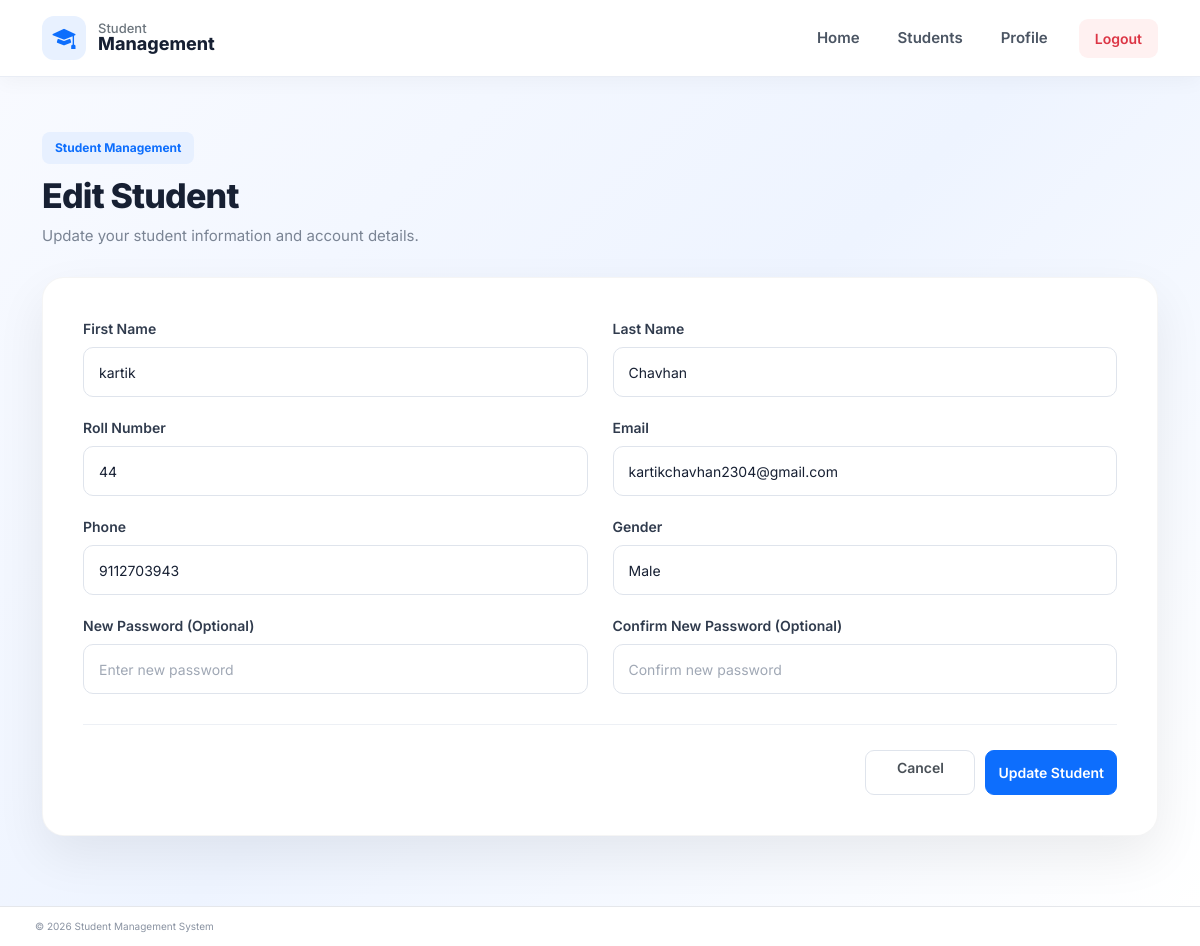
/edit-student/1 (signed in), run on the app's committed database.
### models.py (models this page shows, shortened)
class Student(db.Model):
    __tablename__ = "students"
    id = db.Column(db.Integer, primary_key=True)
    roll_no = db.Column(db.String(20), unique=True, nullable=False)
    first_name = db.Column(db.String(50), nullable=False)
    last_name = db.Column(db.String(50), nullable=False)
    email = db.Column(db.String(100), unique=True, nullable=False)
    phone = db.Column(db.String(15), nullable=False)
    gender = db.Column(db.String(10), nullable=False)
    created_at = db.Column(db.DateTime, default=datetime.utcnow)
    password = db.Column(db.String(255), nullable=False)

### app.py (the view, shortened to what this page needs)
@app.route("/edit-student/<int:id>", methods=["GET", "POST"])
@login_required
def edit_student(id):
    student = Student.query.get_or_404(id)
    form = EditStudentForm(obj=student)
    return render_template(
        "edit.html",
        form=form
    )

### app.py (called while the page is built)
def login_required(f):
    @wraps(f)
    def decorated_function(*args, **kwargs):
        if "student_id" not in session:
            flash("Please login first", "warning")
            return redirect(url_for("login"))
        return f(*args, **kwargs)
    return decorated_function

### templates/edit.html (shortened to what this page needs)
{% extends "base.html" %}
{% block extra_css %}
<link rel="stylesheet"
      href="{{ url_for('static', filename='css/add_student.css') }}">
{% endblock %}
{% block content %}
<section class="student-section">
    <div class="container">
        <div class="student-page-header">
            <div>
                <span class="page-badge">
                    Student Management
                </span>
                <h1>Edit Student</h1>
                <p>
                    Update your student information and account details.
                </p>
            </div>
        </div>
        <div class="student-form-card">
            <form method="POST">
                <div class="form-row">
                    <div class="form-group">
                        {{ form.first_name.label }}
                        {{ form.first_name(
                            class="form-control"
                        ) }}
                    </div>
                    <div class="form-group">
                        {{ form.last_name.label }}
                        {{ form.last_name(
                            class="form-control"
                        ) }}
                    </div>
                </div>
                <div class="form-row">
                    <div class="form-group">
                        {{ form.roll_no.label }}
                        {{ form.roll_no(
                            class="form-control"
                        ) }}
                    </div>
                    <div class="form-group">
                        {{ form.email.label }}
                        {{ form.email(
                            class="form-control"
                        ) }}
                    </div>
                </div>
                <div class="form-row">
                    <div class="form-group">
                        {{ form.phone.label }}
                        {{ form.phone(
                            class="form-control"
                        ) }}
                    </div>
                    <div class="form-group">
                        {{ form.gender.label }}
                        {{ form.gender(
                            class="form-control"
                        ) }}
                    </div>
                </div>
                <div class="form-row">
                    <div class="form-group">
                        <label>
                            New Password
                            <span class="optional">
                                (Optional)
                            </span>
                        </label>
                        {{ form.password(
                            class="form-control",
                            placeholder="Enter new password"
                        ) }}
                    </div>
                    <div class="form-group">
                        <label>
                            Confirm New Password
                            <span class="optional">
                                (Optional)
                            </span>
                        </label>
                        {{ form.confirm_password(
                            class="form-control",
                            placeholder="Confirm new password"
                        ) }}
                    </div>
                </div>
                <div class="form-actions">
                    <a href="{{ url_for('profile') }}"
                       class="btn btn-light">
                        Cancel
                    </a>
                    <button type="submit"
                            class="btn btn-primary">
                        Update Student
                    </button>
                </div>
            </form>
        </div>
    </div>
</section>
{% endblock %}

### static/css/base.css (style rules this page uses)
html, body { min-height: 100%; }
body { margin: 0; min-height: 100vh; display: flex; flex-direction: column; font-family: "Inter", sans-serif; background: #f8faff; color: #172033; }
a { text-decoration: none; }

### static/css/add_student.css (style rules this page uses)
.student-section { min-height: 78vh; padding: 55px 0 70px; background: linear-gradient( 135deg, #f8faff 0%, #eef4ff 50%, #ffffff 100% ); }
.student-page-header { margin-bottom: 30px; }
.page-badge { display: inline-block; padding: 7px 13px; border-radius: 8px; background: #e7f0ff; color: #0d6efd; font-size: 12px; font-weight: 700; margin-bottom: 12px; }
.student-page-header h1 { margin: 0 0 8px; font-size: 34px; font-weight: 800; letter-spacing: -0.8px; color: #172033; }
.student-page-header p { margin: 0; color: #7a8494; font-size: 15px; }
.student-form-card { background: #ffffff; padding: 40px; border-radius: 22px; border: 1px solid rgba(0, 0, 0, 0.04); box-shadow: 0 20px 50px rgba(0, 0, 0, 0.07); }
.form-row { display: flex; gap: 25px; margin-bottom: 20px; }
.student-form-card .form-group { flex: 1; min-width: 0; }
.student-form-card .form-group label { display: block; margin-bottom: 8px; color: #303b4d; font-size: 14px; font-weight: 600; }
.student-form-card .form-control { width: 100%; height: 50px; box-sizing: border-box; padding: 0 15px; border: 1px solid #dfe4ec; border-radius: 10px; background: #ffffff; color: #172033; font-size: 14px; transition: all 0.2s ease; }
.student-form-card .form-control::placeholder { color: #a0a8b5; }
.student-form-card select.form-control { cursor: pointer; }
.form-actions { display: flex; align-items: center; justify-content: flex-end; gap: 10px; margin-top: 30px; padding-top: 25px; border-top: 1px solid #edf0f5; }
.form-actions .btn { min-width: 110px; height: 45px; border-radius: 9px; font-size: 14px; font-weight: 600; transition: all 0.2s ease; }
.form-actions .btn-light { border: 1px solid #dfe4ec; background: #ffffff; color: #495057; }

### data on the page
Student: first_name "kartik", last_name "Chavhan", roll_no "44", email "kartikchavhan2304@gmail.com", phone "9112703943", gender "Male"
